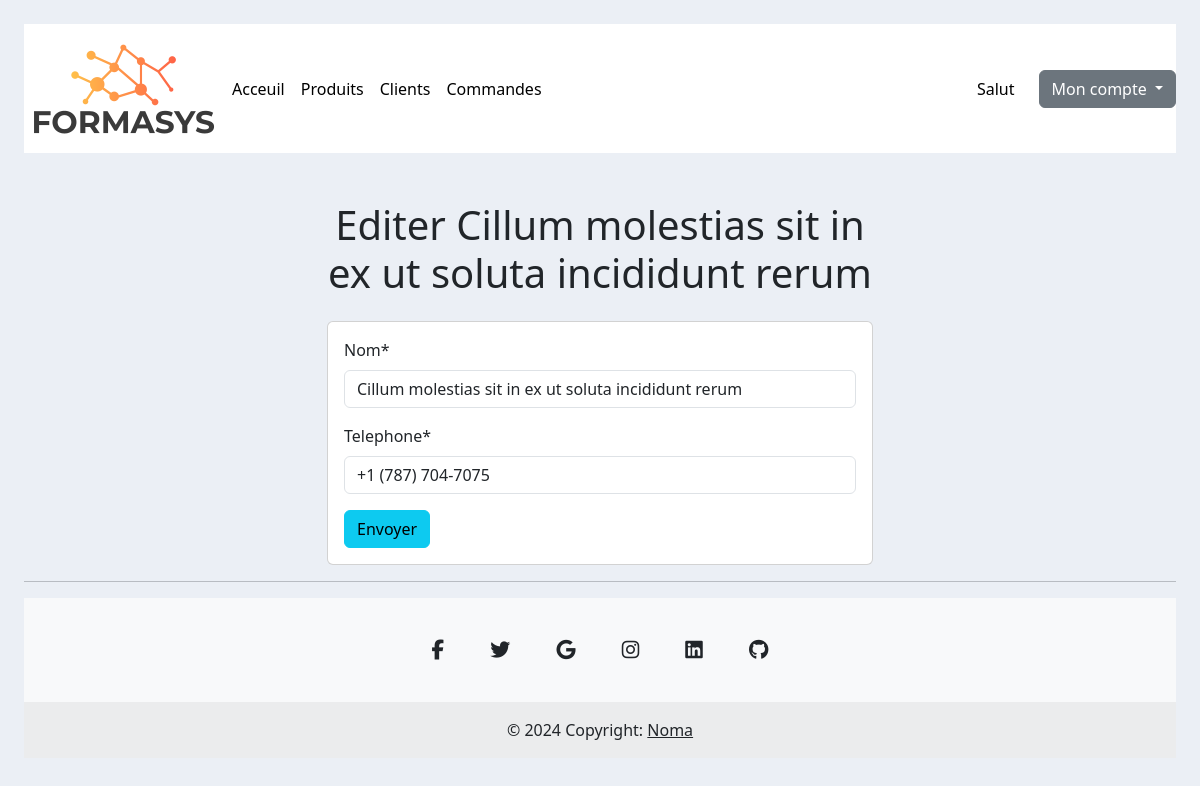
The page /client/editer_client/10 (signed in) on the database its author committed.
### client/models.py (models this page shows, shortened)
class Client(models.Model):
    nom = models.CharField(max_length=200, blank=False, null=False)
    telephone = models.CharField(max_length=200, blank=False, null=False)  # Fixed typo in 'max_length'
    date_creation = models.DateTimeField(auto_now_add=True)

### client/views.py (the view)
# urls.py: path('editer_client/<str:pk>', views.editer, name='editer_client'),
@login_required(login_url='login')
def editer(request, pk):
    client = get_object_or_404(Client, id=pk)
    form = ClientForm(instance=client)
    if request.method == 'POST':
        form = ClientForm(request.POST, instance=client)
        if form.is_valid():
            form.save()
            messages.success(request, 'Client mis a jour avec success !')
            return redirect('/')
    context = {'form': form, 'content': f"Editer {client.nom}"}
    return render(request, 'client/create.html', context)

### client/forms.py
class ClientForm(ModelForm):
    class Meta:
        model = Client
        fields = "__all__"

### templates/client/create.html (shortened to what this page needs)
{% extends 'main.html' %}
{% load crispy_forms_tags %}
{% block content %}
<div class="container mt-5">
    <div class="row justify-content-center">
        <div class="col-md-6">
            <h1 class="text-center mb-4">{{content}}</h1>
            <div class="card">
                <div class="card-body">
                    <form action="" method="POST">
                        <div class="mb-3">
                            {{ form|crispy }}
                        </div>
                        <button type="submit" class="btn btn-info btn-block">Envoyer</button>
                    </form>
                </div>
            </div>
        </div>
    </div>
</div>
{% endblock content%}

### templates/static/css/main.css (style rules this page uses)
body { background-color: #ebeff5; }

### rows shown on the page
Client: nom "Cillum molestias sit in ex ut soluta incididunt rerum", telephone "+1 (787) 704-7075"

### other values the page prints
{{ content }} "Editer Cillum molestias sit in ex ut soluta incididunt rerum"
